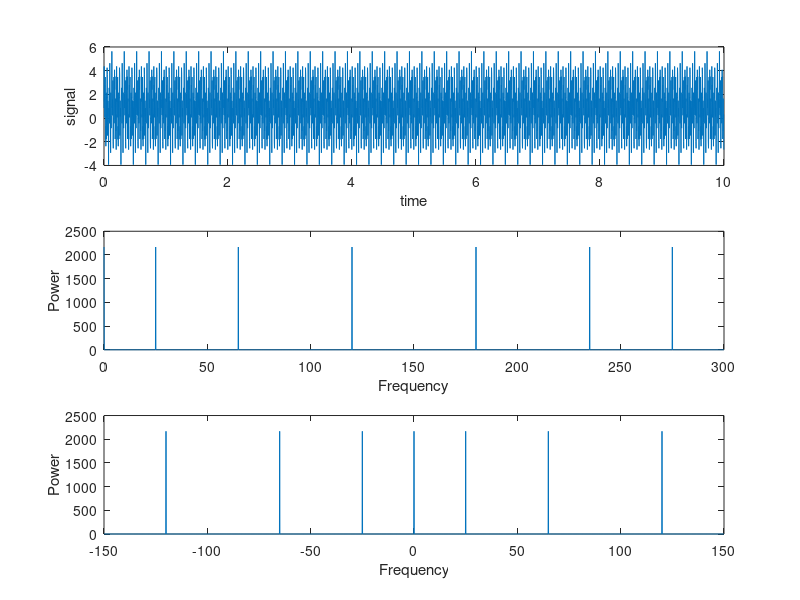

Source code (MATLAB):
load('mysignal.mat');   % to load signal

subplot(3,1,1)          % to plot this signal 
plot(t,x);
xlabel('time');
ylabel('signal');



y = fft(x);             %discrete fourier transform

n = length(x);          % number of samples
f = (0:n-1)*(fs/n);     % frequency range
power = abs(y).^2/n;    % power of the DFT
subplot(3,1,2)          % to plot the power time figure
plot(f,power)
xlabel('Frequency')
ylabel('Power')

y0 = fftshift(y);         % shift y values
f0 = (-n/2:n/2-1)*(fs/n); % 0-centered frequency range
power0 = abs(y0).^2/n;    % 0-centered power

subplot(3,1,3)

plot(f0,power0)           % to plot  0-centered the power time figure
xlabel('Frequency')
ylabel('Power')